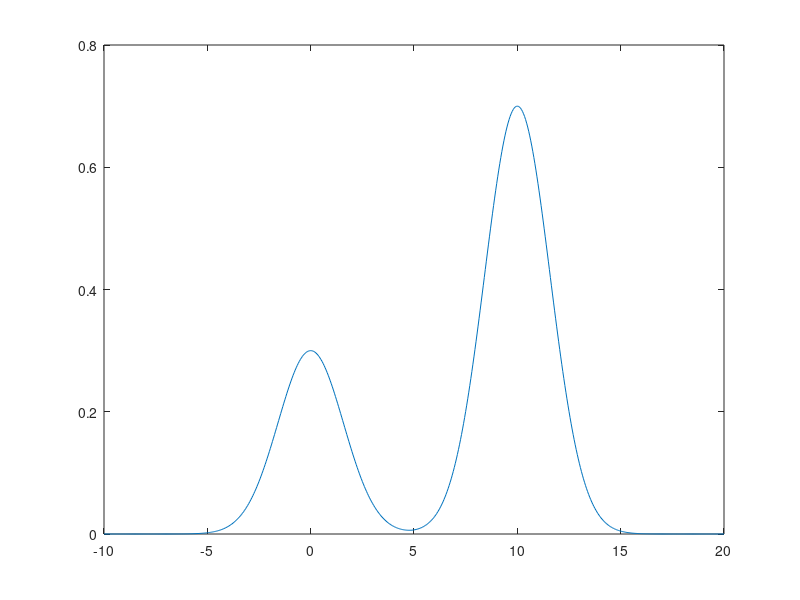
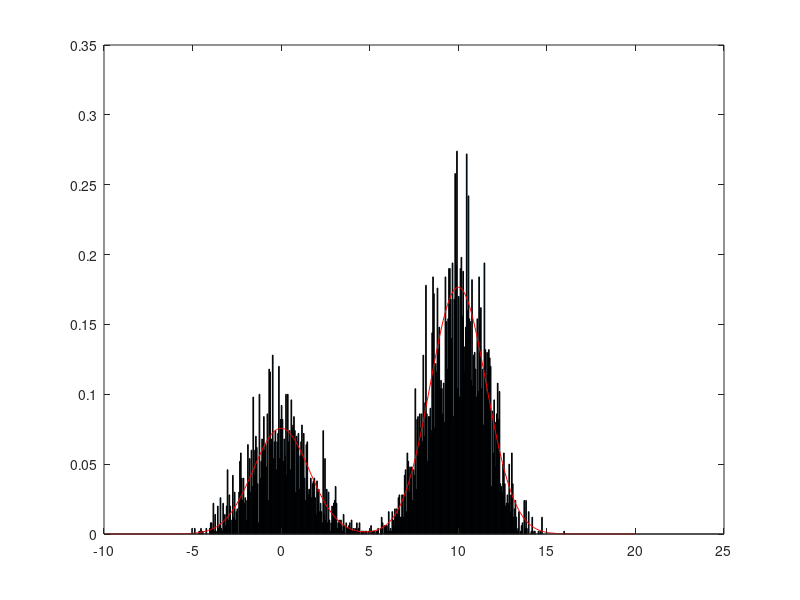
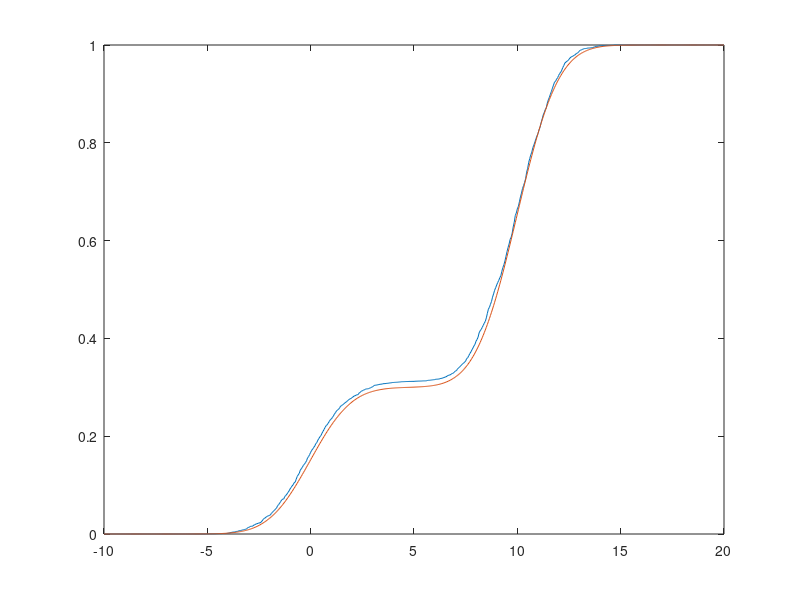

MATLAB code for these plots, in order:
% Metropolis-Hastings algorithm
% true (target) pdf is p(x) where we know it but can't sample data. 
% proposal (sample) pdf is q(x*|x)=N(x,10) where we can sample.
%% 
clc
clear; 

X(1)=0; 
N=1e4;
p = @(x) 0.3*exp(-0.2*x.^2) + 0.7*exp(-0.2*(x-10).^2); 
dx=0.05; 
xx=-10:dx:20; 
fp=p(xx); 
plot(xx,fp) % plot the true p(x)

%% MH algorithm
sig=(10);

for i=1:N-1
    % A random number
    u=rand;
    x=X(i); 
    x_new=normrnd(x,sig); % new sample x_new based on existing x from proposal pdf.
    
    p_xnew=p(x_new);
    px=p(x); 
    
    % proposal distribution: q
    qxs=normpdf(x_new,x,sig);
    qx=normpdf(x,x_new,sig); % get p,q.
    
     if u<min(1,p_xnew*qx/(px*qxs))  % case 1: pesudo code
%     if u<min(1,p_xnew/(px))        % case 2: Metropolis algorithm
%     if u<min(1,p_xnew/qxs/(px/qx)) 
% case 3: independent sampler: i.i.d, not depend on parameter
        X(i+1)=x_new;
    else
        X(i+1)=x; 
    end
end
% compare pdf of the simulation result with true pdf.
N0=1;  
close all;
figure; %N/5; 
nb=histc(X(N0+1:N),xx); 
bar(xx+dx/2,nb/(N-N0)/dx); % plot samples.
A=sum(fp)*dx; 
hold on; 
plot(xx,fp/A,'r') % compare.
% figure(2); plot(N0+1:N,X(N0+1:N)) % plot the traces of x.

% compare cdf with true cdf.
F1(1)=0;
F2(1)=0;
for i=2:length(xx) 
  F1(i)=F1(i-1)+nb(i)/(N-N0); 
  F2(i)=F2(i-1)+fp(i)*dx/A;
end

figure
plot(xx,[F1' F2'])
max(F1-F2) % this is the true possible measure of accuracy.
